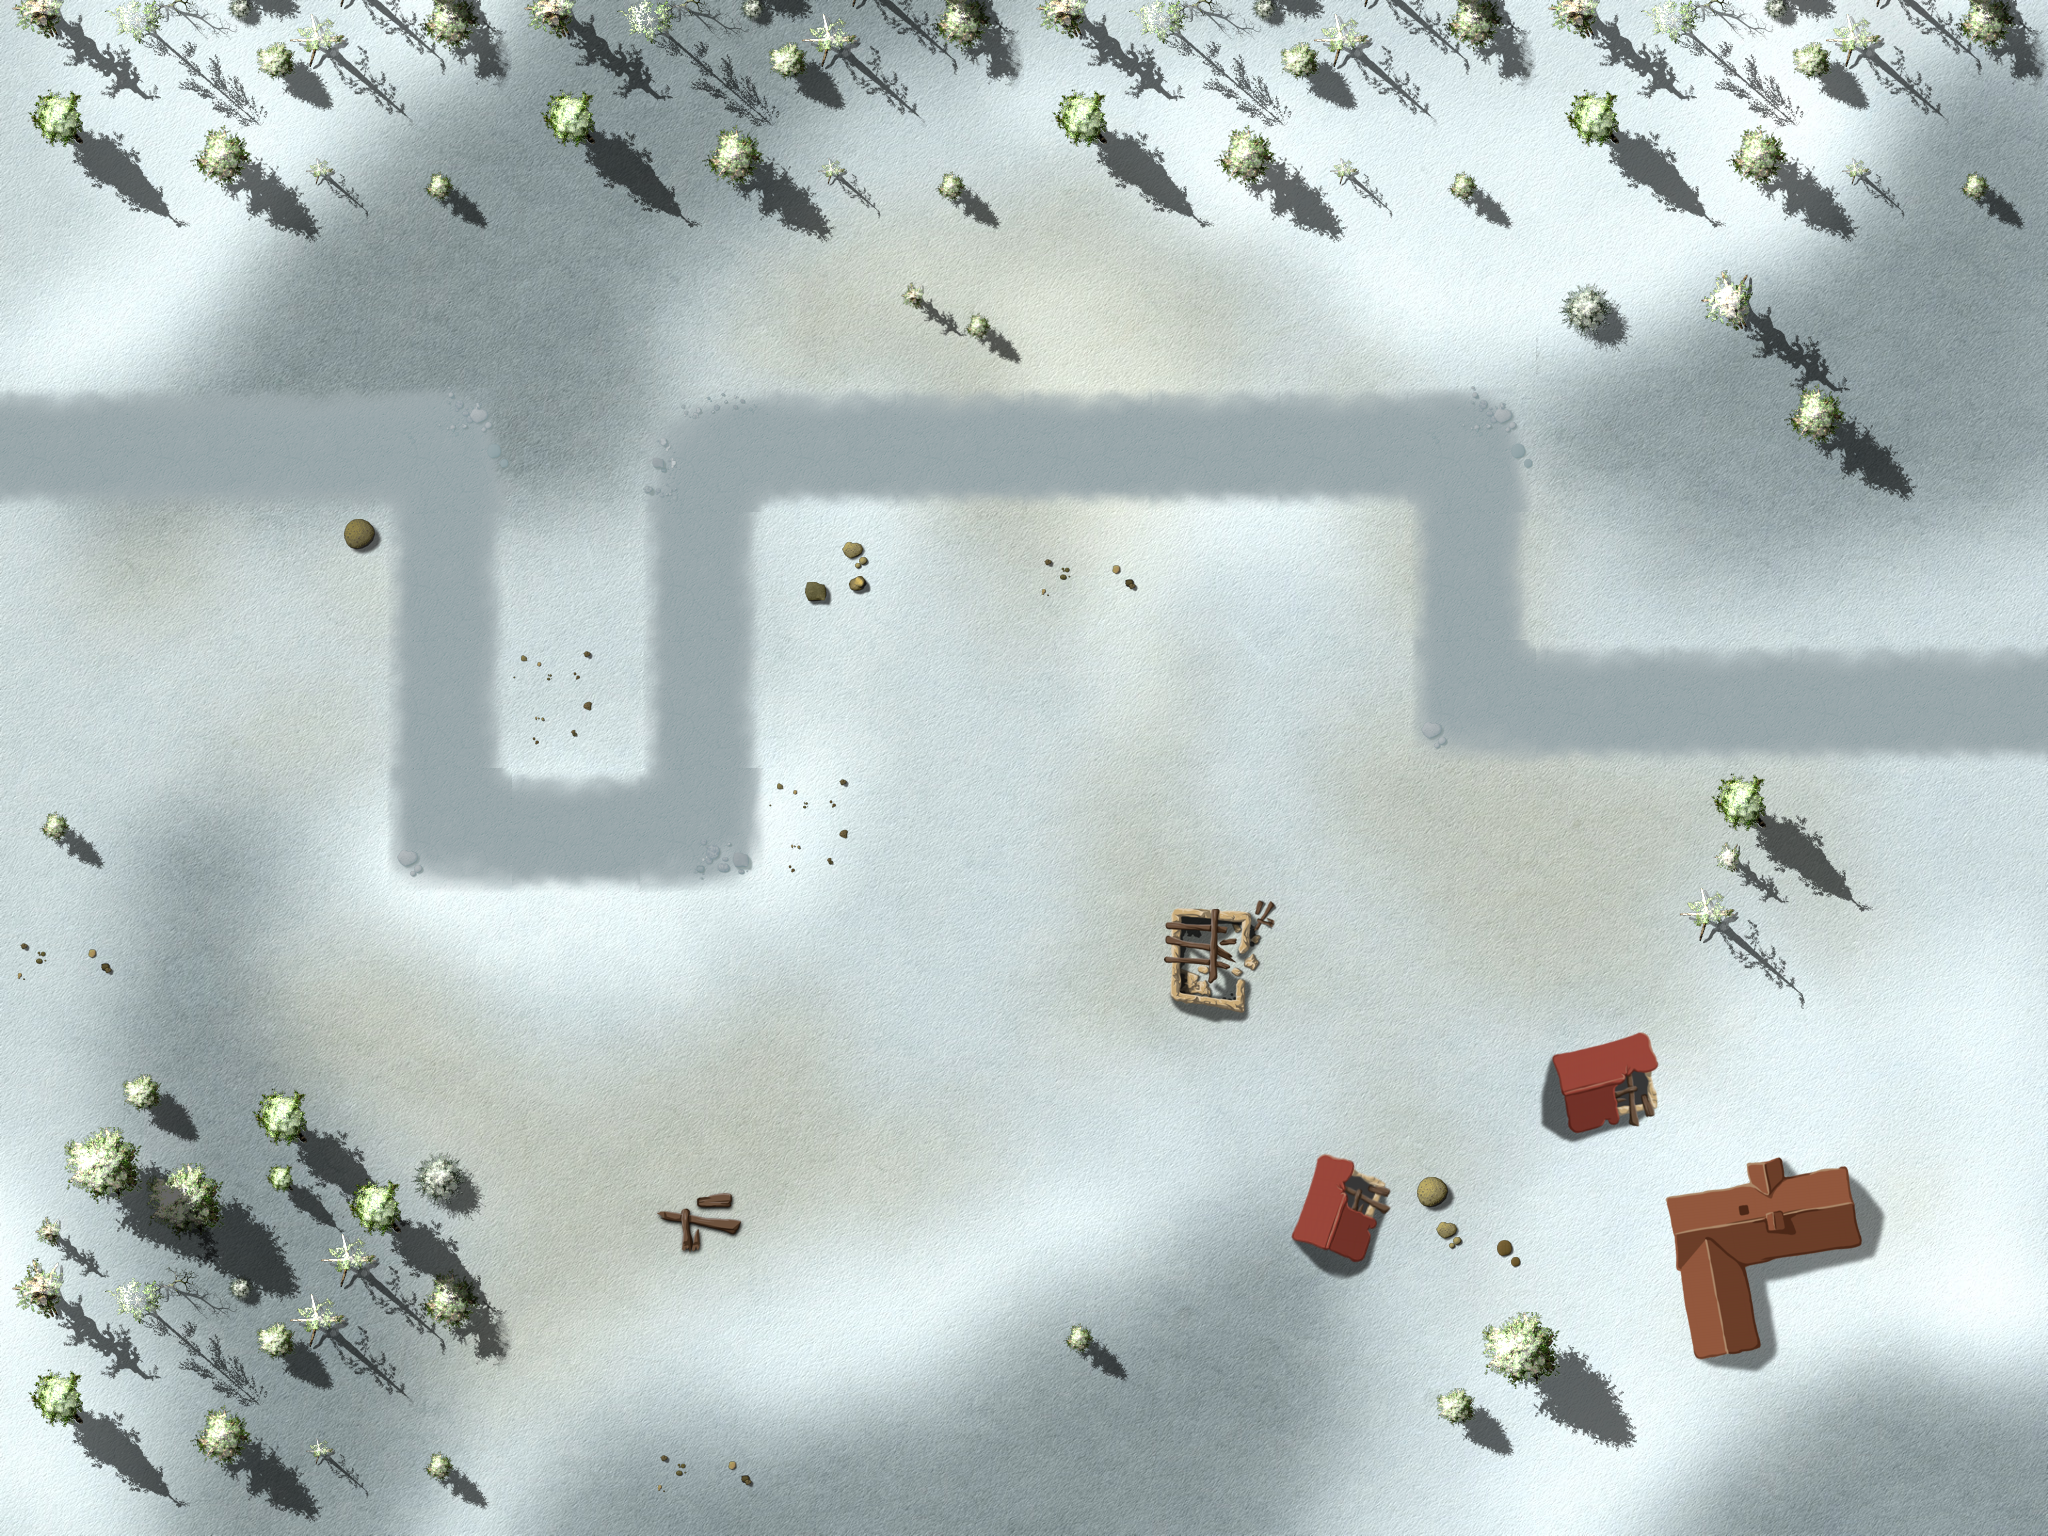

Below is a game level as drawn by its tile map, then a one-line description and the .tmx that defines it (tile-layer data replaced by summaries):
An orthogonal 16x12 tile map with 128x128 px tiles, 4 tile layers (Ground, Objects1, Objects2, Path), 1 hidden layer not drawn, 3 tilesets and 32 objects.

<map version="1.0" orientation="orthogonal" width="16" height="12" tilewidth="128" tileheight="128">
 <properties>
<property name="wave01" value="2,10,10,10,10,10,10,4,1,4,4,10,10,10,10,2,2,10,10,10,4,1,4,2,1,1,1,1,10,10,10" />
<property name="wave02" value="10,10,10,10,10,2,10,1,1,4,2,4,1,10,10,10,10,10,10,4,2,1,1,1" />
<property name="wave03" value="4,2,4,2,4,2,3,3,1,2,1,4,10,10,10,10,10,10,4,4,4,2,4,10,10,10,1,1,10,1,10,10,1" />
<property name="wave04" value="1,1,1,1,2,1,1,1,2,4,1,4,1,1,1,1,2,1,1,1,2,4,4" />
<property name="wave05" value="4,4,2,2,1,1,1,1,4,1,6,3,1,1,2,1,2,2,1,1,4,4,1,1,1" />
<property name="wave06" value="1,1,10,10,10,10,10,10,2,10,10,1,1,4,2,4,1,1,1,1,1,4,2,10,10,10,10" />
<property name="wave07" value="1,1,1,1,10,10,10,1,10,10,10,1,1,1,1,1,1,10,10,10,10,10,3,3,4,4,2,1,1" />
<property name="wave08" value="10,10,10,10,10,10,10,10,10,10,10,10,10,10,10,10,10,10,10,10,10,10,10,10,10,10,10,10,10,10,10,10,10,10,10,10,10,1,1,1,1,10,10,10,10,10,10" />
<property name="wave09" value="10,10,10,10,10,4,4,1,3,10,10,10,1,1,1,2,2,4,4,4,10,10,10,10,4,10,2,1,1,10,10,10,10,4,4,2,10,1,1,1,1" />
<property name="wave10" value="1,5,5,7,4,4,5,5,5,4,5,7,100,7,5,5,4,4,5,5,7,3,3,5,5,7,7,5,5,4,7,7,6,5,1" />
<property name="wave11" value="1,4,4,5,5,3,3,5,4,4,7,4,5,5,5,4,5,4,5,4,4,5,4,5,7,5,5,5,5,5,5,5,1" />
<property name="wave12" value="5,5,5,5,5,5,10,10,10,10,10,5,10,6,6,10,10,3,5,5,5,10,10,10,10,5,5,5,5,5,10,10,10,10,5,7,1" />
<property name="wave13" value="10,10,10,10,10,7,7,4,4,5,4,5,5,5,5,5,5,10,10,10,10,10,5,5,5,7,5,7,5,7,4" />
<property name="wave14" value="10,10,10,10,10,10,3,10,10,6,6,10,10,10,10,10,10,10,10,10,10,10,10,10,10,10,10,10,7,10,5,5,5,5,3" />
<property name="wave15" value="2,10,10,10,3,10,10,10,10,4,4,4,4,7,5,5,5,5,5,5,5,5,10,3,3,3,10,10,2" />
<property name="wave16" value="1,5,5,7,4,7,4,5,5,5,5,5,5,4,7,5,5,5,7,7,7,4,4,5,7,5,7,5,6,6,5,5,5,4,4,4,5,11,11" />
<property name="wave17" value="10,10,10,10,10,10,6,10,3,3,10,10,5,5,5,5,5,5,5,5,5,5,7,10,10,10,7,4,5,5,3" />
<property name="wave18" value="3,5,10,10,10,10,10,10,10,10,10,10,10,5,5,5,5,4,4,7,3,10,10,10,10,10,10,5,5,5,5,5,5,5" />
<property name="wave19" value="10,10,10,10,10,10,10,6,10,10,10,7,7,10,10,10,10,10,10,10,3,7,7,10,10,10" />
<property name="wave20" value="2,7,6,4,4,5,4,10,10,10,10,4,4,4,10,10,10,10,10,10,3,5,5,7,7,7,101" />
<property name="wave21" value="10,10,10,10,5,10,5,10,5,10,10,10,5,5,5,5,10,10,10,10,5,5,5,10,5,5,5,5,5,10,10,10,10,10,5,5,5,6,6" />
<property name="wave22" value="4,4,4,7,7,4,5,4,7,5,5,5,5,5,4,5,4,4,5,5,5,7,5,5,5,5,5,6,6,4,4,4,3,5,5,5,7,7,2" />
<property name="wave23" value="6,6,10,10,10,10,10,10,10,3,6,3,10,10,10,10,10,10,10,10,7,5,5,7,10,10,10,3" />
<property name="wave24" value="7,7,7,7,5,5,7,7,5,3,5,5,5,7,7,7,5,7,7,5,5,5,6,5,5,5,8,5,8,3,3,3,7,5,5,5,4" />
<property name="wave25" value="5,5,4,5,4,4,5,5,5,5,10,10,10,10,10,8,8,5,5,5,5,5,3,5,5,3,6,10,10,10,10,10,3,5,5,5,7,7,5,5,5,5,2" />
<property name="wave26" value="11,11,11,3,3,11,11,11,11,11,3,3,11,11,11,3,11,11,11,6,6,4,4,4,5,5,5,5,5,5,5,10,10,10,10,10" />
<property name="wave27" value="3,3,5,5,5,5,7,7,4,4,3,5,5,5,5,5,5,5,5,3,5,5,5,5,5,5,5,5,5,5,8,8,5,5,6,6,5,7,7,5,7,8" />
<property name="wave28" value="6,11,11,11,11,6,11,11,11,11,6,9,9,5,5,9,9,5,5,5,5,3,3,3,5,5,6,4,4,5,4,5,5,5,3,5,5,5,6,5,5,5,8" />
<property name="wave29" value="10,10,10,10,5,10,5,10,5,10,10,10,5,5,5,5,10,10,10,10,5,5,5,10,8,8,8,5,5,5,5,11,11,11,11,6,6,5,7,7,2" />
<property name="wave30" value="1,5,5,5,10,10,10,5,10,10,10,5,5,5,5,5,11,11,11,6,5,4,4,4,4,5,5,5,7,7,3,3,3,5,5,5,5,10,10,10,10,102" />
<property name="wave31" value="1,5,5,5,7,3,4,5,4,5,6,5,5,5,8,9,9,9,5,5,6,5,5,5,7,3,3,5,5,6,6,5,5,7,7,7,3,3,3,8,5,5,7,7,4,4,7,7,7,7" />
<property name="wave32" value="11,11,11,10,10,10,10,10,6,7,11,11,11,6,10,10,10,10,9,9,7,5,7,5,7,3,9,9,10,10,10,9,6,5,4,3,7,5,7,3,4,5,6,7,8" />
<property name="wave33" value="3,3,7,7,5,5,5,5,5,5,5,5,5,7,3,3,5,5,5,5,9,8,7,6,5,5,5,5,5,5,5,4,4,4,4,4,3,3,3,4,4,4,5,5,5,5,6" />
<property name="wave34" value="6,6,9,9,9,11,11,11,11,11,11,9,9,3,7,5,5,5,5,5,5,4,4,5,5,6,5,5,9,5,9,5,9,9,5,9,5,9,6,5,7,7,5,3,4,4,4,4" />
<property name="wave35" value="8,3,7,4,5,4,5,5,5,7,4,5,4,8,5,5,5,7,7,7,5,5,5,11,11,11,11,9,9,8,8,7,7,5,5,5,6,5,6,6,6,3,3,3,5,5,4,4,2" />
 </properties>
 <tileset firstgid="1" name="ground" tilewidth="128" tileheight="128">
  <image source="tilesWorld1.png" width="2048" height="2048" />
 </tileset>
 <tileset firstgid="257" name="path" tilewidth="128" tileheight="128">
  <image source="path03.png" width="512" height="512" />
 </tileset>
 <tileset firstgid="273" source="ground3.tsx" />
 <layer name="Ground" width="16" height="12">
  <data>[192 cells, 1 non-empty, 1 distinct tile ids]</data>
 </layer>
 <layer name="Objects1" width="16" height="12">
  <data>[192 cells, 16 non-empty, 13 distinct tile ids]</data>
 </layer>
 <layer name="Objects2" width="16" height="12">
  <data>[192 cells, 64 non-empty, 30 distinct tile ids]</data>
 </layer>
 <objectgroup name="Objects3" width="16" height="12">
  <object gid="168" x="1024" y="331" />
  <object gid="168" x="506" y="297" />
  <object gid="168" x="36" y="352" />
  <object gid="168" x="554" y="1428" />
  <object gid="168" x="1263" y="1270" />
  <object gid="168" x="1657" y="1237" />
  <object gid="136" x="1542" y="1294" />
  <object gid="135" x="1697" y="1155" />
  <object gid="135" x="1939" y="1022" />
  <object gid="135" x="1260" y="1400" />
  <object gid="116" x="1827" y="1391" />
  <object gid="136" x="1124" y="979" />
  <object gid="168" x="1169" y="922" />
  <object gid="166" x="1203" y="1037" />
  <object gid="135" x="618" y="1261" />
 </objectgroup>
 <layer name="Path" width="16" height="12">
  <data>[192 cells, 24 non-empty, 6 distinct tile ids]</data>
 </layer>
 <objectgroup name="Locked" width="16" height="12">
  <object x="2432" y="256" />
  <object x="1664" y="256" width="128" height="128" />
  <object x="1920" y="256" width="128" height="1024" />
  <object x="0" y="1280" width="2048" height="256" />
  <object x="0" y="256" width="128" height="1024" />
  <object x="0" y="0" width="2048" height="256" />
  <object x="1792" y="384" width="128" height="128" />
  <object x="1536" y="256" width="128" height="128" />
  <object x="896" y="256" width="128" height="128" />
  <object x="1152" y="768" width="128" height="256" />
  <object x="1664" y="768" width="128" height="256" />
  <object x="1536" y="1024" width="256" height="128" />
  <object x="1280" y="1152" width="640" height="128" />
  <object x="640" y="1152" width="128" height="128" />
  <object x="128" y="1024" width="256" height="256" />
  <object x="384" y="1152" width="128" height="128" />
 </objectgroup>
 <objectgroup name="Waypoints" width="16" height="12">
  <object x="0" y="512">
   <polyline points="-139,-59 450,-63 449,320 702,320 702,-62 1472,-61 1471,190 2163,188" />
  </object>
 </objectgroup>
 <layer name="blendAdd" width="16" height="12" visible="0">
  <data>[192 cells, 0 non-empty, 0 distinct tile ids]</data>
 </layer>
</map>
